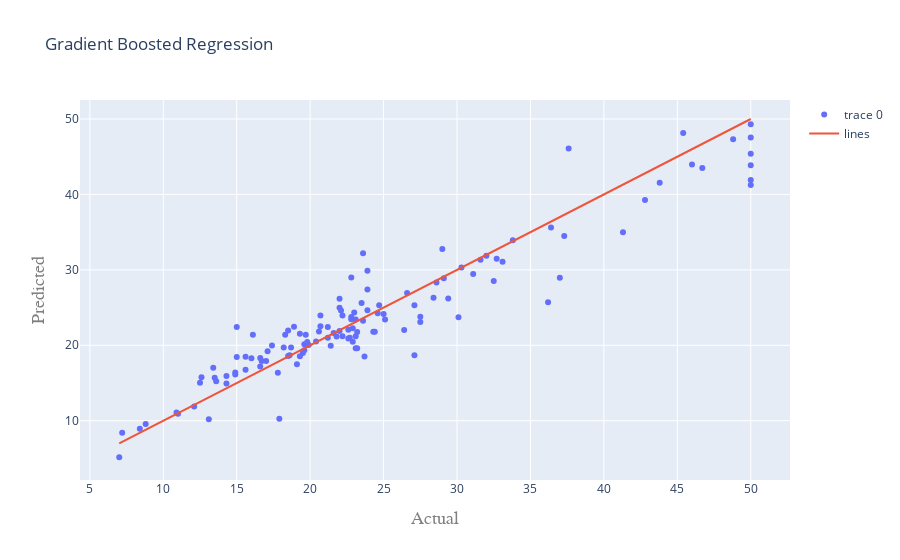

The notebook cell this image was saved under:
### Code cell
draw_graph(grid_predictions,'Gradient Boosted Regression')
